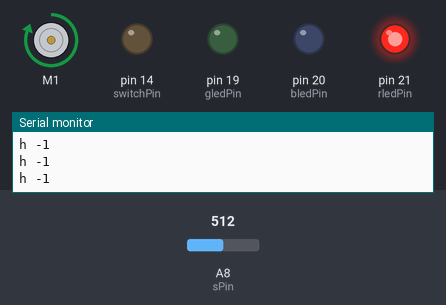
A sketch run on a simulated Arduino Mega 2560, built with avr-gcc and run on an emulated ATmega2560. Shown: DC motor (green arrow = forward, orange = backward, longer = faster), output pins drawn as LEDs (lit = HIGH), the last lines printed to the serial monitor. The test bench sets the inputs (shaded band); at power-on: A8 (sPin) = 512.

Above: at 1.2 s.
1.3 s: A8 (sPin) set to 345
2.8 s: A8 (sPin) set to 322
At 4.0 s:
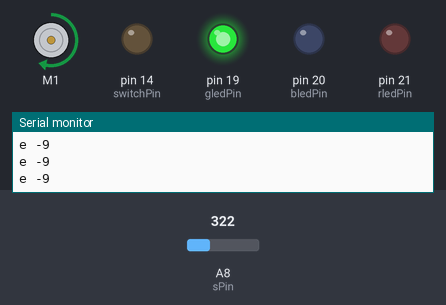
4.3 s: A8 (sPin) set to 137
7.3 s: A8 (sPin) set to 118
At 7.9 s:
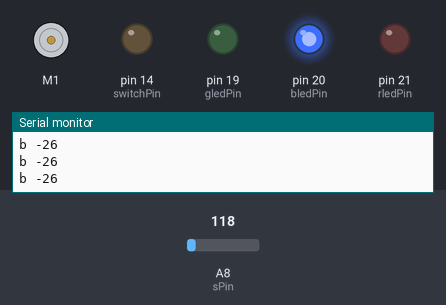
8.8 s: A8 (sPin) set to 2
10.3 s: A8 (sPin) set to 0
At 10.6 s:
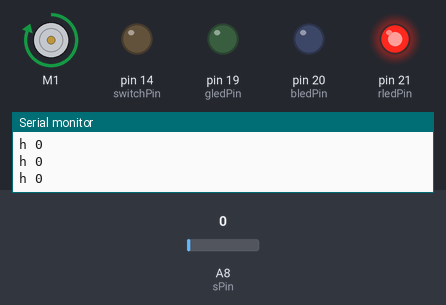
Timing chart, 0 to 12.8 s (numbered marks = the images above; inputs shaded):
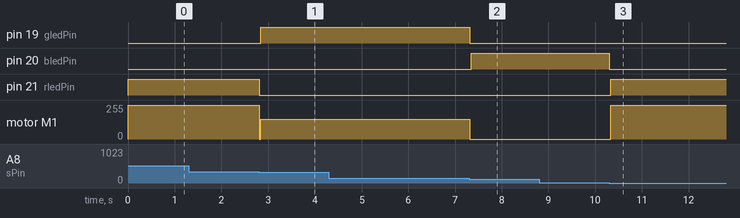

Measured:
- the behaviour switches between 333 and 332 on A8 (sPin) (found by bisection; images 0 and 1)
- the behaviour switches between 129 and 128 on A8 (sPin) (found by bisection; images 1 and 2)
- the behaviour switches between 1 and 0 on A8 (sPin) (found by bisection; images 2 and 3)
- after the input at 2.8 s, pin 19 (gledPin): LOW → HIGH after 0.05 s; pin 21 (rledPin): HIGH → LOW at once; motor M1: forward 255/255 → forward 150/255 at once
- after the input at 7.3 s, pin 19 (gledPin): HIGH → LOW at once; pin 20 (bledPin): LOW → HIGH after 0.05 s; motor M1: forward 150/255 → stopped at once
- after the input at 10.3 s, pin 20 (bledPin): HIGH → LOW at once; pin 21 (rledPin): LOW → HIGH at once; motor M1: stopped → forward 255/255 at once

The sketch:

BME.ino
```cpp
/*
 * This is the code behind the prototype for the control system for the db chroma vibrato glasses.
 * Essentially in this code whatever the volume of the enviorment is the dbchommavibrato glasses will output a motor speed which will inflict vibrations to the operator to feel and a color
 * for the operator to see. The color this prtotype outputs are red, green, and blue. These color is the same order represent high volume enviorment, average volume enviorment, and low volume enviorment.
 * By doing this the operator is getting a sense of how loud the enviorment is. This product would help those with impared hearing get a sense of security.
 */


#include <AFMotor.h> // file used to call functions, got this file from library made for this motor sheild
AF_DCMotor motor1(1); // defining variable for motor 1


const int sPin = A8; // Sound Senor pin
const int switchPin = 14; // Switch  pin
const int rledPin = 21; // RGB led Red pin
const int bledPin = 20; // RGB led blue pin
const int gledPin = 19; // RGB led green pin

int sensorValue1; // Souund sensor integer value holder
int sensorValue2; // Swich output integer value holder
int db; // data type int to hold converted decibel value from sensorValue1
String sensorValue; // string value holder


void setup() { // this is the inital setup
  Serial.begin(9600); // Start serial mmonitor turns on
    while (!Serial) { // Wait till serial mmonitor turns on
    ;
  }
  pinMode(sPin, INPUT); // Setup sound sensor as an input
  pinMode(switchPin, OUTPUT); // Setup switch as an output
  pinMode(rledPin, OUTPUT); // Setup RGB led pin of the color red as an output
  pinMode(bledPin, OUTPUT); // Setup RGB led pin of the color blue as an output
  pinMode(gledPin, OUTPUT); //Setup RGB led pin of the color green as an output
}


void loop() { // this loop runs forever


  sensorValue1 = analogRead(sPin); // read and save analog sensor value of the soud sensor as an integer variable
  db = (int)(16.801 * log (((double)sensorValue1)/1023) + 9.872); // converts sensorValue1 to db
  sensorValue = db; // turn integer into a string
  Serial.println("a " + sensorValue); // print string which displays what section of the code your in and also displays the db value of the sound sensor

  while (db <= -25 && sensorValue2 != 1) { // Sets condition of the loop incopratesing Sound sensor db value and switch value. This loop is for a low volume enviorment
  motor1.run(FORWARD); // turns motor colockwise
  motor1.setSpeed(0); // puts motor at 0 speed

  sensorValue1 = analogRead(sPin); // read and save analog sensor value of the soud sensor as an integer variable
  db = (int)(16.801 * log (((double)sensorValue1)/1023) + 9.872); // converts sensorValue1 to db
  sensorValue = db; // turn integer into a string
  Serial.println("b " + sensorValue); // print string which displays what section of the code your in and also displays the db value of the sound sensor

  digitalWrite(rledPin, LOW); // turns red light off for RGB led
  digitalWrite(gledPin, LOW); // turns green light off for RGB led
  digitalWrite(bledPin, HIGH); // turns blue light on for RGB led

  sensorValue2 = digitalRead(switchPin); // read and save analog sensor value of the switch as an integer variable
  }
  digitalWrite(rledPin, LOW); // turns red light off for RGB led
  digitalWrite(gledPin, LOW); // turns green light off for RGB led
  digitalWrite(bledPin, LOW); // turns blue light off for RGB led
  motor1.run(FORWARD); // turns motor colockwise
  motor1.setSpeed(0);  // puts motor at 0 speed

  db = (int)(16.801 * log (((double)sensorValue1)/1023) + 9.872); // converts sensorValue1 to db
  sensorValue = db; // turn integer into a string
  Serial.println("c " + sensorValue); // print string which displays what section of the code your in and also displays the db value of the sound sensor

  sensorValue1 = analogRead(sPin); // read and save analog sensor value of the soud sensor as an integer variable

  db = (int)(16.801 * log (((double)sensorValue1)/1023) + 9.872); // converts sensorValue1 to db
  sensorValue = db; // turn integer into a string
  Serial.println("d " + sensorValue); // print string which displays what section of the code your in and also displays the db value of the sound sensor


  while (db <= -9 && db > -25 && sensorValue2 != 1){ // Sets condition of the loop incopratesing Sound sensor db value and switch value. This loop is for average volume enviorment
  motor1.run(FORWARD); // turns motor colockwise
  motor1.setSpeed(150); // puts motor at 150 speed

  sensorValue1 = analogRead(sPin); // read and save analog sensor value of the soud sensor as an integer variable
  db = (int)(16.801 * log (((double)sensorValue1)/1023) + 9.872); // converts sensorValue1 to db
  sensorValue = db; // turn integer into a string
  Serial.println("e " + sensorValue); // print string which displays what section of the code your in and also displays the db value of the sound sensor

  digitalWrite(rledPin, LOW); // turns red light off for RGB led
  digitalWrite(gledPin, HIGH); // turns green light on for RGB led
  digitalWrite(bledPin, LOW); // turns blue light off for RGB led

  sensorValue2 = digitalRead(switchPin); // read and save analog sensor value of the switch as an integer variable
  }
  digitalWrite(rledPin, LOW); // turns red light off for RGB led
  digitalWrite(gledPin, LOW); // turns green light off for RGB led
  digitalWrite(bledPin, LOW); // turns blue light off for RGB led
  motor1.run(FORWARD); // turns motor colockwise
  motor1.setSpeed(0);  // puts motor at 0 speed

  db = (int)(16.801 * log (((double)sensorValue1)/1023) + 9.872); // converts sensorValue1 to db
  sensorValue = db; // turn integer into a string
  Serial.println("f " + sensorValue); // print string which displays what section of the code your in and also displays the db value of the sound sensor

  sensorValue1 = analogRead(sPin); // read and save analog sensor value of the soud sensor as an integer variable

  db = (int)(16.801 * log (((double)sensorValue1)/1023) + 9.872); // converts sensorValue1 to db
  sensorValue = db; // turn integer into a string
  Serial.println("g " + sensorValue); // print string which displays what section of the code your in and also displays the db value of the sound sensor


  while (db <= 10 && db > -9 && sensorValue2 != 1){ // Sets condition of the loop incopratesing Sound sensor db value and switch value. This loop is for a high volume enviorment
  motor1.run(FORWARD); // turns motor colockwise
  motor1.setSpeed(255); // puts motor at 255 speed

  sensorValue1 = analogRead(sPin); // read and save analog sensor value of the soud sensor as an integer variable
  db = (int)(16.801 * log (((double)sensorValue1)/1023) + 9.872); // converts sensorValue1 to db
  sensorValue = db; // turn integer into a string
  Serial.println("h " + sensorValue); // print string which displays what section of the code your in and also displays the db value of the sound sensor

  digitalWrite(rledPin, HIGH); // turns red light on for RGB led
  digitalWrite(gledPin, LOW); // turns green light off for RGB led
  digitalWrite(bledPin, LOW); // turns blue light off for RGB led

  sensorValue2 = digitalRead(switchPin); // read and save analog sensor value of the switch as an integer variable
  }
  digitalWrite(rledPin, LOW); // turns red light off for RGB led
  digitalWrite(gledPin, LOW); // turns green light off for RGB led
  digitalWrite(bledPin, LOW); // turns blue light off for RGB led
  motor1.run(FORWARD); // turns motor colockwise
  motor1.setSpeed(0); // puts motor at 0 speed


  sensorValue2 = digitalRead(switchPin); // read and save analog sensor value of the switch as an integer variable
  sensorValue = sensorValue2;  // read and save analog sensor value of the switch as an integer variable
  Serial.println("i " + sensorValue); // print string which displays what section of the code your in and also displays the sensor value of the switch
  while (sensorValue2 == 1) {
    sensorValue2 = digitalRead(switchPin); // read and save analog sensor value of the switch as an integer variable
    sensorValue = sensorValue2;  // read and save analog sensor value of the switch as an integer variable
    Serial.println("j " + sensorValue); // print string which displays what section of the code your in and also displays the sensor value of the switch
  }
  sensorValue = sensorValue2; // read and save analog sensor value of the switch as an integer variable
  Serial.println("k " + sensorValue); // print string which displays what section of the code your in and also displays the sensor value of the switch


}
```
